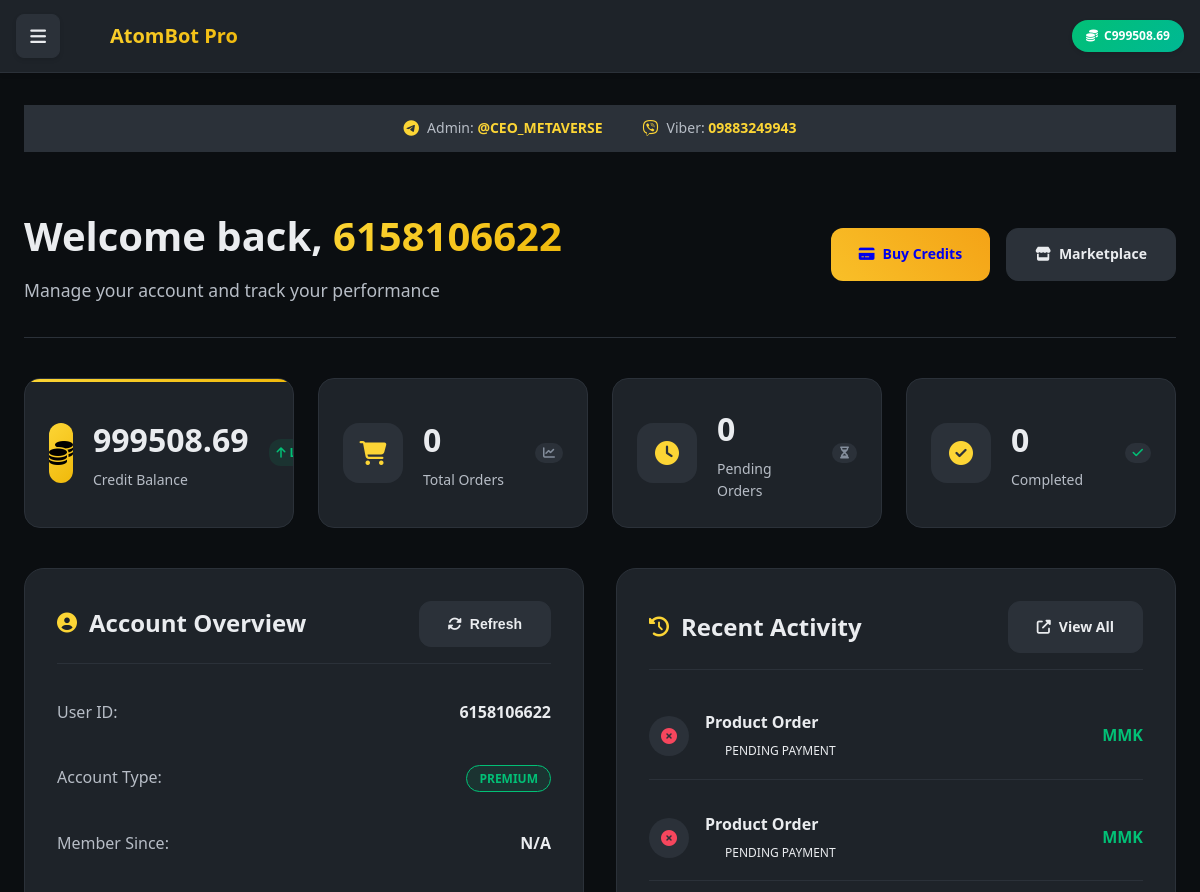
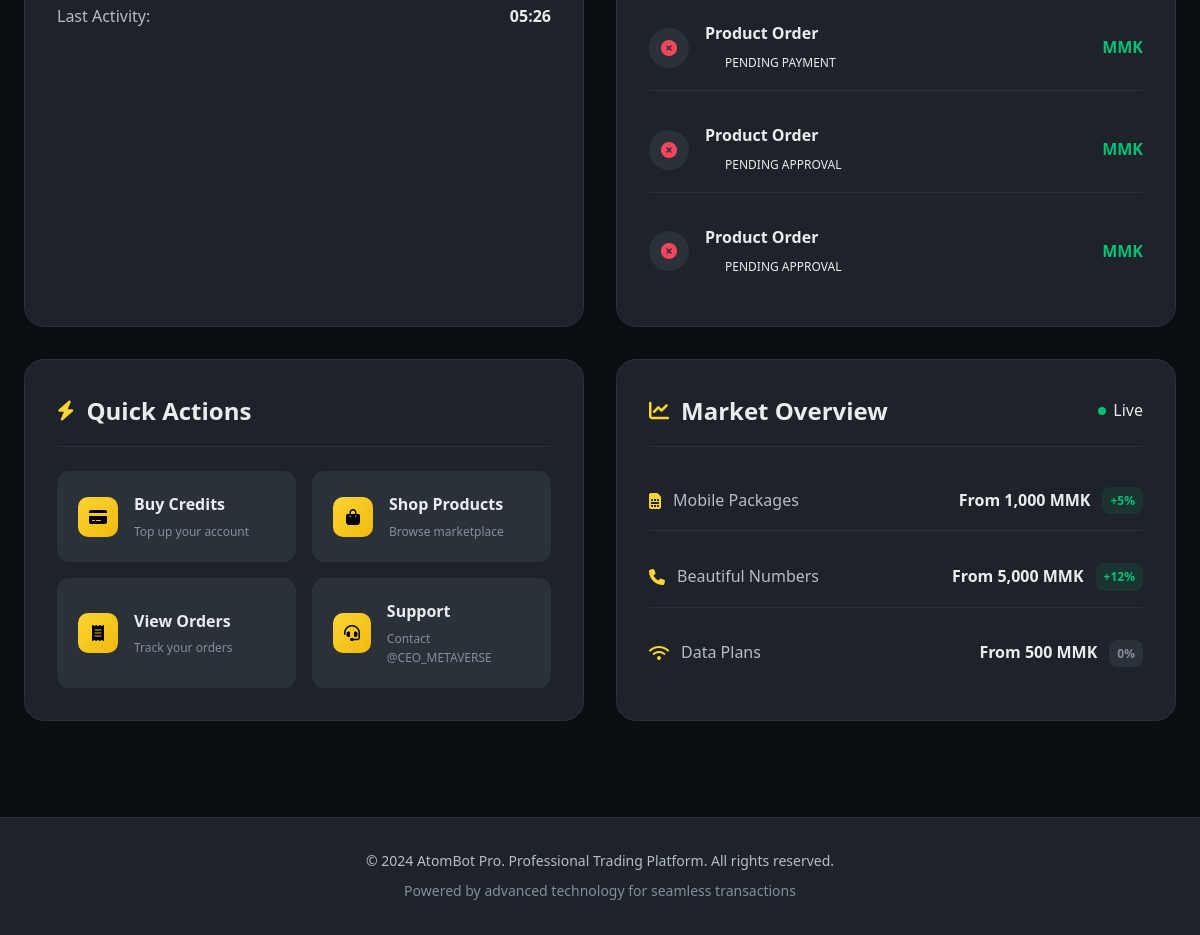
The app's page /dashboard (signed in) with its own data (2 pictures, top to bottom).
### tables this page shows
CREATE TABLE users (user_id INTEGER PRIMARY KEY, credits REAL DEFAULT 0, language TEXT DEFAULT 'en', is_banned INTEGER DEFAULT 0, password TEXT);

CREATE TABLE orders (order_id TEXT PRIMARY KEY, user_id INTEGER, order_type TEXT, package_name TEXT, credit_cost REAL, payment_method TEXT, status TEXT, screenshot_file_id TEXT, delivery_info TEXT, created_at TIMESTAMP DEFAULT CURRENT_TIMESTAMP);

### web_app.py (the view)
@app.route('/dashboard')
def dashboard():
    if 'user_id' not in session:
        return redirect(url_for('login'))
    user_id = session['user_id']
    user_data = run_async(db.get_user_data(user_id))
    session['user_data'] = user_data
    pending, history = run_async(db.get_user_orders(user_id))
    recent_orders = (pending + history)[:5]
    formatted_recent_orders = []
    for order in recent_orders:
        o_id, pkg, status, ts_str, cost = order
        date_obj = datetime.fromisoformat(ts_str)
        formatted_recent_orders.append({
            'id': o_id,
            'package': pkg,
            'status': status.replace('_', ' ').title(),
            'cost': cost,
            'date': date_obj.strftime('%Y-%m-%d %H:%M')
        })
    return render_template('dashboard.html',
                         user_data=user_data,
                         user_id=user_id,
                         recent_orders=formatted_recent_orders)

### database.py (called while the page is built)
async def _db_query(query, params=(), fetchone=False, fetchall=False, commit=False):
    try:
        async with aiosqlite.connect(DB_NAME) as db:
            cursor = await db.execute(query, params)
            if commit: await db.commit(); return True
            if fetchone: return await cursor.fetchone()
            if fetchall: return await cursor.fetchall()
            return await cursor.fetchall()
    except aiosqlite.Error as e: logger.error(f"Database query failed: {e}\nQuery: {query}\nParams: {params}"); return None

async def get_user_data(user_id: int) -> dict:
    await _db_query("INSERT OR IGNORE INTO users (user_id) VALUES (?)", (user_id,), commit=True)
    user_data = await _db_query("SELECT credits, language, is_banned, password FROM users WHERE user_id = ?", (user_id,), fetchone=True)
    return {'credits': user_data[0], 'language': user_data[1], 'is_banned': bool(user_data[2]), 'password': user_data[3]} if user_data else {'credits': 0.0, 'language': 'en', 'is_banned': False, 'password': None}

async def get_user_orders(user_id: int) -> tuple:
    all_orders = await _db_query("SELECT order_id, package_name, status, created_at, credit_cost FROM orders WHERE user_id = ? ORDER BY created_at DESC", (user_id,), fetchall=True)
    pending = [o for o in all_orders if o[2] in ('pending_approval', 'pending_payment')]
    history = [o for o in all_orders if o[2] in ('completed', 'rejected')]
    return pending, history

### web_app.py (called while the page is built)
@app.context_processor
def inject_config():
    return dict(config=config)

def run_async(coro):
    loop = asyncio.new_event_loop()
    asyncio.set_event_loop(loop)
    try:
        return loop.run_until_complete(coro)
    finally:
        loop.close()

### templates/dashboard.html (shortened to what this page needs)
{% extends "base.html" %}
{% block content %}
<div class="dashboard-page">
    <div class="contact-header">
        <div class="contact-info">
            <div class="contact-item">
                <i class="fab fa-telegram"></i>
                <span>Admin: <a href="https://t.me/CEO_METAVERSE" target="_blank">@CEO_METAVERSE</a></span>
            </div>
            <div class="contact-item">
                <i class="fab fa-viber"></i>
                <span>Viber: <a href="viber://chat?number=09883249943">09883249943</a></span>
            </div>
        </div>
    </div>
    <div class="dashboard-header">
        <div class="welcome-section">
            <h1 class="welcome-title">
                Welcome back, <span class="gradient-text">{{ session.user_data.username or session.user_id }}</span>
            </h1>
            <p class="welcome-subtitle">
                Manage your account and track your performance
            </p>
        </div>
        <div class="quick-actions">
            <a href="{{ url_for('credits') }}" class="btn btn-premium">
                <i class="fas fa-credit-card"></i> Buy Credits
            </a>
            <a href="{{ url_for('shop') }}" class="btn btn-secondary">
                <i class="fas fa-store"></i> Marketplace
            </a>
        </div>
    </div>
    <div class="stats-overview">
        <div class="stat-card primary">
            <div class="stat-icon">
                <i class="fas fa-coins"></i>
            </div>
            <div class="stat-content">
                <div class="stat-value" id="current-balance">{{ session.user_data.credits or 0 }}</div>
                <div class="stat-label">Credit Balance</div>
            </div>
            <div class="stat-change positive">
                <i class="fas fa-arrow-up"></i>
                <span>Live</span>
            </div>
        </div>
        <div class="stat-card">
            <div class="stat-icon">
                <i class="fas fa-shopping-cart"></i>
            </div>
            <div class="stat-content">
                <div class="stat-value">{{ total_orders or 0 }}</div>
                <div class="stat-label">Total Orders</div>
            </div>
            <div class="stat-trend">
                <i class="fas fa-chart-line"></i>
            </div>
        </div>
        <div class="stat-card">
            <div class="stat-icon">
                <i class="fas fa-clock"></i>
            </div>
            <div class="stat-content">
                <div class="stat-value">{{ pending_orders or 0 }}</div>
                <div class="stat-label">Pending Orders</div>
            </div>
            <div class="stat-trend">
                <i class="fas fa-hourglass-half"></i>
            </div>
        </div>
        <div class="stat-card">
            <div class="stat-icon">
                <i class="fas fa-check-circle"></i>
            </div>
            <div class="stat-content">
                <div class="stat-value">{{ completed_orders or 0 }}</div>
                <div class="stat-label">Completed</div>
            </div>
            <div class="stat-trend success">
                <i class="fas fa-check"></i>
            </div>
        </div>
    </div>
    <div class="dashboard-grid">
        <div class="dashboard-card account-card">
            <div class="card-header">
                <h2 class="card-title">
                    <i class="fas fa-user-circle"></i>
                    Account Overview
                </h2>
                <div class="account-settings">
                    <button class="btn btn-secondary btn-sm" onclick="refreshBalance()">
                        <i class="fas fa-sync-alt"></i> Refresh
                    </button>
                </div>
            </div>
            <div class="account-info">
                <div class="info-item">
                    <span class="label">User ID:</span>
                    <span class="value">{{ session.user_id }}</span>
                </div>
                <div class="info-item">
                    <span class="label">Account Type:</span>
                    <span class="value">
                        <span class="status-badge status-approved">Premium</span>
                    </span>
                </div>
                <div class="info-item">
                    <span class="label">Member Since:</span>
                    <span class="value">{{ join_date or 'N/A' }}</span>
                </div>
                <div class="info-item">
                    <span class="label">Last Activity:</span>
                    <span class="value live-clock">--:--</span>
                </div>
            </div>
        </div>
        <div class="dashboard-card activity-card">
            <div class="card-header">
                <h2 class="card-title">
                    <i class="fas fa-history"></i>
                    Recent Activity
                </h2>
                <a href="{{ url_for('orders') }}" class="btn btn-secondary btn-sm">
                    <i class="fas fa-external-link-alt"></i> View All
                </a>
            </div>
            <div class="activity-list">
                {% if recent_orders %}
                {% for order in recent_orders[:5] %}
                <div class="activity-item">
                    <div class="activity-icon">
                        {% if order.status == 'completed' %}
                        <i class="fas fa-check-circle text-success"></i>
                        {% elif order.status == 'pending' %}
                        <i class="fas fa-clock text-warning"></i>
                        {% else %}
                        <i class="fas fa-times-circle text-error"></i>
                        {% endif %}
                    </div>
                    <div class="activity-content">
                        <div class="activity-title">{{ order.product_name or 'Product Order' }}</div>
                        <div class="activity-meta">
                            <span class="activity-status status-{{ order.status }}">{{ order.status.title() }}</span>
                        </div>
                    </div>
                    <div class="activity-value">{{ order.price_mmk }} MMK</div>
                </div>
                {% endfor %}
                {% endif %}
            </div>
        </div>
        <div class="dashboard-card actions-card">
            <div class="card-header">
                <h2 class="card-title">
                    <i class="fas fa-bolt"></i>
                    Quick Actions
                </h2>
            </div>
            <div class="quick-actions-grid">
                <a href="{{ url_for('credits') }}" class="action-item">
                    <div class="action-icon">
                        <i class="fas fa-credit-card"></i>
                    </div>
                    <div class="action-content">
                        <div class="action-title">Buy Credits</div>
                        <div class="action-desc">Top up your account</div>
                    </div>
                </a>
                <a href="{{ url_for('shop') }}" class="action-item">
                    <div class="action-icon">
                        <i class="fas fa-shopping-bag"></i>
                    </div>
                    <div class="action-content">
                        <div class="action-title">Shop Products</div>
                        <div class="action-desc">Browse marketplace</div>
                    </div>
                </a>
                <a href="{{ url_for('orders') }}" class="action-item">
                    <div class="action-icon">
                        <i class="fas fa-receipt"></i>
                    </div>
                    <div class="action-content">
                        <div class="action-title">View Orders</div>
                        <div class="action-desc">Track your orders</div>
                    </div>
                </a>
                <a href="https://t.me/CEO_METAVERSE" target="_blank" class="action-item">
                    <div class="action-icon">
                        <i class="fas fa-headset"></i>
                    </div>
                    <div class="action-content">
                        <div class="action-title">Support</div>
                        <div class="action-desc">Contact @CEO_METAVERSE</div>
                    </div>
                </a>
            </div>
        </div>
        <div class="dashboard-card market-card">
            <div class="card-header">
                <h2 class="card-title">
                    <i class="fas fa-chart-line"></i>
                    Market Overview
                </h2>
                <span class="status-live">Live</span>
            </div>
            <div class="market-stats">
                <div class="market-item">
                    <div class="market-name">
                        <i class="fas fa-sim-card"></i>
                        Mobile Packages
                    </div>
                    <div class="market-value">
                        <span class="price">From 1,000 MMK</span>
                        <span class="change positive">+5%</span>
                    </div>
                </div>
                <div class="market-item">
                    <div class="market-name">
                        <i class="fas fa-phone"></i>
                        Beautiful Numbers
                    </div>
                    <div class="market-value">
                        <span class="price">From 5,000 MMK</span>
                        <span class="change positive">+12%</span>
                    </div>
                </div>
                <div class="market-item">
                    <div class="market-name">
                        <i class="fas fa-wifi"></i>
                        Data Plans
                    </div>
                    <div class="market-value">
                        <span class="price">From 500 MMK</span>
                        <span class="change neutral">0%</span>
                    </div>
                </div>
            </div>
        </div>
    </div>
</div>
{% endblock %}

### templates/base.html (shortened to what this page needs)
<!DOCTYPE html>
<html lang="en">
<head>
    <link href="https://cdnjs.cloudflare.com/ajax/libs/font-awesome/6.4.0/css/all.min.css" rel="stylesheet">
</head>
<body>
    <header class="header">
        <div class="nav">
            <div class="nav-left">
                <button class="hamburger-menu" onclick="toggleDropdownMenu()">
                    <i class="fas fa-bars"></i>
                </button>
                <a href="{{ url_for('index') }}" class="logo">
                    <i class="fas fa-atom"></i>
                    AtomBot Pro
                </a>
            </div>
            {% if session.user_id %}
            <span class="credits-badge">
                <i class="fas fa-coins"></i>
                C{{ session.user_data.credits or 0 }}
            </span>
            {% else %}
            <a href="{{ url_for('login') }}" class="btn btn-primary" style="padding: 6px 12px; font-size: 12px;">
                <i class="fas fa-sign-in-alt"></i> Login
            </a>
            {% endif %}
        </div>
    </header>
    <main class="main-content">
        <div class="container">
            {% block content %}{% endblock %}
        </div>
    </main>
    <footer class="footer">
        <div class="container">
            <p>&copy; 2024 AtomBot Pro. Professional Trading Platform. All rights reserved.</p>
            <p style="margin-top: 8px; color: var(--text-muted);">Powered by advanced technology for seamless transactions</p>
        </div>
    </footer>
    <div class="particles-bg" id="particles"></div>
</body>
</html>

### records on screen
users: user_data "999508.69"
orders: product_name "Product Order", status "PENDING PAYMENT"
orders: product_name "Product Order", status "PENDING PAYMENT"
orders: product_name "Product Order", status "PENDING PAYMENT"
orders: product_name "Product Order", status "PENDING APPROVAL"
orders: product_name "Product Order", status "PENDING APPROVAL"

### other values on screen
{{ session.user_data.username or session.user_id }} "6158106622"
{{ total_orders or 0 }} "0"
{{ pending_orders or 0 }} "0"
{{ completed_orders or 0 }} "0"
{{ session.user_id }} "6158106622"
{{ join_date or 'N/A' }} "N/A"
